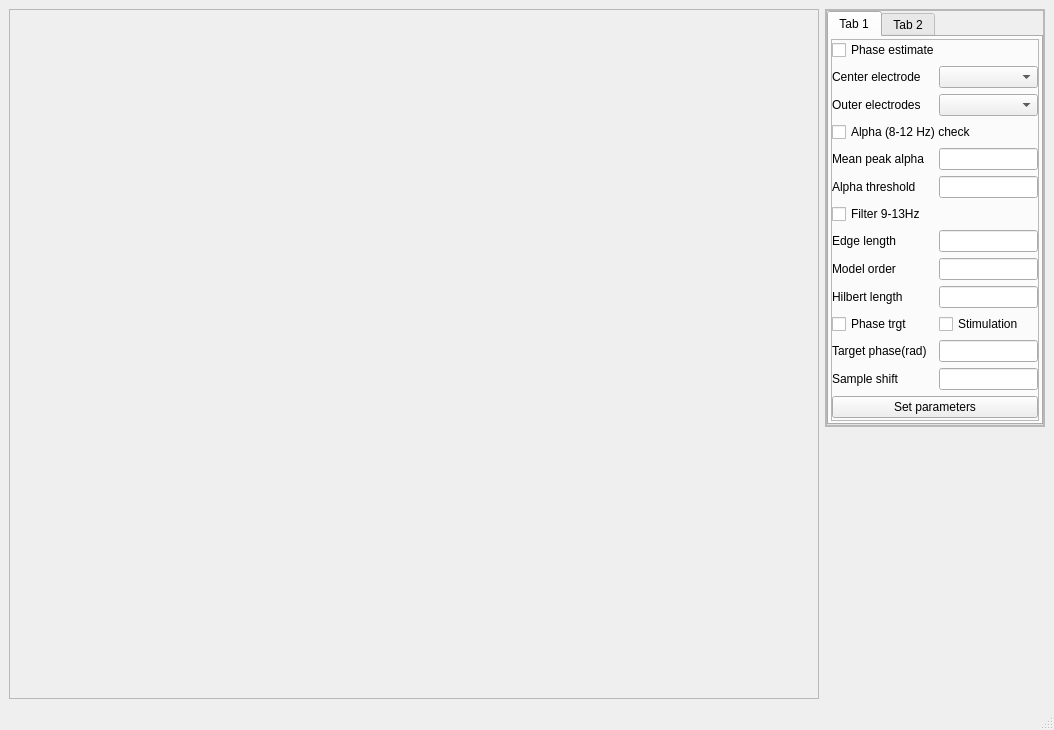
<?xml version="1.0" encoding="UTF-8"?>
<ui version="4.0">
 <class>phaseEstwindow</class>
 <widget class="QMainWindow" name="phaseEstwindow">
  <property name="geometry">
   <rect>
    <x>0</x>
    <y>0</y>
    <width>1054</width>
    <height>730</height>
   </rect>
  </property>
  <property name="windowTitle">
   <string>MainWindow</string>
  </property>
  <widget class="QWidget" name="centralwidget">
   <layout class="QHBoxLayout" name="horizontalLayout">
    <item>
     <widget class="QFrame" name="frame">
      <property name="frameShape">
       <enum>QFrame::StyledPanel</enum>
      </property>
      <property name="frameShadow">
       <enum>QFrame::Raised</enum>
      </property>
      <layout class="QHBoxLayout" name="horizontalLayout_2">
       <property name="leftMargin">
        <number>0</number>
       </property>
       <property name="topMargin">
        <number>0</number>
       </property>
       <property name="rightMargin">
        <number>0</number>
       </property>
       <property name="bottomMargin">
        <number>0</number>
       </property>
       <item>
        <widget class="ProcessingGlWidget" name="processingGlWidget" native="true"/>
       </item>
      </layout>
     </widget>
    </item>
    <item alignment="Qt::AlignTop">
     <widget class="QFrame" name="frame_3">
      <property name="maximumSize">
       <size>
        <width>220</width>
        <height>16777215</height>
       </size>
      </property>
      <property name="frameShape">
       <enum>QFrame::StyledPanel</enum>
      </property>
      <property name="frameShadow">
       <enum>QFrame::Raised</enum>
      </property>
      <layout class="QVBoxLayout" name="verticalLayout_2">
       <property name="spacing">
        <number>0</number>
       </property>
       <property name="leftMargin">
        <number>0</number>
       </property>
       <property name="topMargin">
        <number>0</number>
       </property>
       <property name="rightMargin">
        <number>0</number>
       </property>
       <property name="bottomMargin">
        <number>0</number>
       </property>
       <item>
        <widget class="QFrame" name="frame_4">
         <property name="frameShape">
          <enum>QFrame::StyledPanel</enum>
         </property>
         <property name="frameShadow">
          <enum>QFrame::Raised</enum>
         </property>
         <layout class="QGridLayout" name="gridLayout_2">
          <property name="leftMargin">
           <number>0</number>
          </property>
          <property name="topMargin">
           <number>0</number>
          </property>
          <property name="rightMargin">
           <number>0</number>
          </property>
          <property name="bottomMargin">
           <number>0</number>
          </property>
          <property name="horizontalSpacing">
           <number>3</number>
          </property>
          <item row="0" column="0" colspan="4">
           <widget class="QTabWidget" name="tabWidget">
            <property name="currentIndex">
             <number>0</number>
            </property>
            <widget class="QWidget" name="tab_9">
             <attribute name="title">
              <string>Tab 1</string>
             </attribute>
             <layout class="QVBoxLayout" name="verticalLayout">
              <property name="spacing">
               <number>3</number>
              </property>
              <property name="leftMargin">
               <number>2</number>
              </property>
              <property name="topMargin">
               <number>2</number>
              </property>
              <property name="rightMargin">
               <number>2</number>
              </property>
              <property name="bottomMargin">
               <number>2</number>
              </property>
              <item>
               <widget class="QFrame" name="frame_2">
                <property name="maximumSize">
                 <size>
                  <width>220</width>
                  <height>16777215</height>
                 </size>
                </property>
                <property name="frameShape">
                 <enum>QFrame::StyledPanel</enum>
                </property>
                <property name="frameShadow">
                 <enum>QFrame::Raised</enum>
                </property>
                <layout class="QGridLayout" name="gridLayout">
                 <property name="leftMargin">
                  <number>0</number>
                 </property>
                 <property name="topMargin">
                  <number>0</number>
                 </property>
                 <property name="rightMargin">
                  <number>0</number>
                 </property>
                 <property name="bottomMargin">
                  <number>0</number>
                 </property>
                 <item row="2" column="2">
                  <widget class="QComboBox" name="comboBox_spatialTarget"/>
                 </item>
                 <item row="0" column="0" colspan="3">
                  <widget class="QCheckBox" name="checkBox_phaseEstimate">
                   <property name="text">
                    <string>Phase estimate</string>
                   </property>
                  </widget>
                 </item>
                 <item row="11" column="2">
                  <widget class="QLineEdit" name="hilbertLength">
                   <property name="maximumSize">
                    <size>
                     <width>100</width>
                     <height>16777215</height>
                    </size>
                   </property>
                  </widget>
                 </item>
                 <item row="14" column="0">
                  <widget class="QLabel" name="label">
                   <property name="maximumSize">
                    <size>
                     <width>16777215</width>
                     <height>16777215</height>
                    </size>
                   </property>
                   <property name="text">
                    <string>Sample shift</string>
                   </property>
                  </widget>
                 </item>
                 <item row="5" column="2">
                  <widget class="QLineEdit" name="SNRmax"/>
                 </item>
                 <item row="12" column="0">
                  <widget class="QCheckBox" name="checkBox_PhaseTargeting">
                   <property name="text">
                    <string>Phase trgt</string>
                   </property>
                  </widget>
                 </item>
                 <item row="3" column="0">
                  <widget class="QLabel" name="label_8">
                   <property name="text">
                    <string>Outer electrodes</string>
                   </property>
                  </widget>
                 </item>
                 <item row="7" column="0">
                  <widget class="QLabel" name="label_11">
                   <property name="text">
                    <string>Alpha threshold</string>
                   </property>
                  </widget>
                 </item>
                 <item row="13" column="2">
                  <widget class="QLineEdit" name="stimulationTarget">
                   <property name="maximumSize">
                    <size>
                     <width>100</width>
                     <height>16777215</height>
                    </size>
                   </property>
                  </widget>
                 </item>
                 <item row="14" column="2">
                  <widget class="QLineEdit" name="phaseShift">
                   <property name="maximumSize">
                    <size>
                     <width>100</width>
                     <height>16777215</height>
                    </size>
                   </property>
                  </widget>
                 </item>
                 <item row="2" column="0">
                  <widget class="QLabel" name="label_7">
                   <property name="text">
                    <string>Center electrode</string>
                   </property>
                  </widget>
                 </item>
                 <item row="10" column="2">
                  <widget class="QLineEdit" name="modelOrder">
                   <property name="maximumSize">
                    <size>
                     <width>100</width>
                     <height>16777215</height>
                    </size>
                   </property>
                  </widget>
                 </item>
                 <item row="13" column="0">
                  <widget class="QLabel" name="label_2">
                   <property name="text">
                    <string>Target phase(rad)</string>
                   </property>
                  </widget>
                 </item>
                 <item row="9" column="2">
                  <widget class="QLineEdit" name="edge">
                   <property name="maximumSize">
                    <size>
                     <width>100</width>
                     <height>16777215</height>
                    </size>
                   </property>
                  </widget>
                 </item>
                 <item row="11" column="0">
                  <widget class="QLabel" name="label_3">
                   <property name="text">
                    <string>Hilbert length</string>
                   </property>
                  </widget>
                 </item>
                 <item row="15" column="0" colspan="3">
                  <widget class="QPushButton" name="setParamsButton">
                   <property name="maximumSize">
                    <size>
                     <width>16777215</width>
                     <height>16777215</height>
                    </size>
                   </property>
                   <property name="text">
                    <string>Set parameters</string>
                   </property>
                  </widget>
                 </item>
                 <item row="5" column="0">
                  <widget class="QLabel" name="label_12">
                   <property name="text">
                    <string>Mean peak alpha</string>
                   </property>
                  </widget>
                 </item>
                 <item row="9" column="0">
                  <widget class="QLabel" name="label_5">
                   <property name="text">
                    <string>Edge length</string>
                   </property>
                  </widget>
                 </item>
                 <item row="10" column="0">
                  <widget class="QLabel" name="label_4">
                   <property name="text">
                    <string>Model order</string>
                   </property>
                  </widget>
                 </item>
                 <item row="12" column="2">
                  <widget class="QCheckBox" name="checkBox_Stimulation">
                   <property name="text">
                    <string>Stimulation</string>
                   </property>
                  </widget>
                 </item>
                 <item row="8" column="0">
                  <widget class="QCheckBox" name="Filter_checkbox">
                   <property name="text">
                    <string>Filter 9-13Hz</string>
                   </property>
                  </widget>
                 </item>
                 <item row="3" column="2">
                  <widget class="QComboBox" name="comboBox_outElectrodes"/>
                 </item>
                 <item row="7" column="2">
                  <widget class="QLineEdit" name="SNRtreshold"/>
                 </item>
                 <item row="4" column="0" colspan="3">
                  <widget class="QCheckBox" name="checkBox_SNRcheck">
                   <property name="text">
                    <string>Alpha (8-12 Hz) check</string>
                   </property>
                  </widget>
                 </item>
                </layout>
               </widget>
              </item>
             </layout>
            </widget>
            <widget class="QWidget" name="tab_10">
             <attribute name="title">
              <string>Tab 2</string>
             </attribute>
             <layout class="QVBoxLayout" name="verticalLayout_3">
              <property name="leftMargin">
               <number>0</number>
              </property>
              <property name="topMargin">
               <number>0</number>
              </property>
              <property name="rightMargin">
               <number>0</number>
              </property>
              <property name="bottomMargin">
               <number>0</number>
              </property>
              <item alignment="Qt::AlignTop">
               <widget class="QFrame" name="frame_5">
                <property name="frameShape">
                 <enum>QFrame::StyledPanel</enum>
                </property>
                <property name="frameShadow">
                 <enum>QFrame::Raised</enum>
                </property>
                <layout class="QGridLayout" name="gridLayout_3">
                 <property name="leftMargin">
                  <number>0</number>
                 </property>
                 <property name="topMargin">
                  <number>0</number>
                 </property>
                 <property name="rightMargin">
                  <number>0</number>
                 </property>
                 <property name="bottomMargin">
                  <number>0</number>
                 </property>
                 <property name="horizontalSpacing">
                  <number>6</number>
                 </property>
                 <property name="verticalSpacing">
                  <number>3</number>
                 </property>
                 <item row="2" column="0">
                  <widget class="QLabel" name="label_10">
                   <property name="text">
                    <string>Trig ports</string>
                   </property>
                  </widget>
                 </item>
                 <item row="2" column="3">
                  <widget class="QCheckBox" name="checkBox_triggers_out">
                   <property name="text">
                    <string>out</string>
                   </property>
                  </widget>
                 </item>
                 <item row="2" column="1">
                  <widget class="QCheckBox" name="checkBox_triggers_A">
                   <property name="text">
                    <string>A</string>
                   </property>
                  </widget>
                 </item>
                 <item row="3" column="0" colspan="4">
                  <widget class="QCheckBox" name="checkBox_Channels">
                   <property name="text">
                    <string>Show EEG channels</string>
                   </property>
                  </widget>
                 </item>
                 <item row="5" column="0" colspan="3">
                  <widget class="QCheckBox" name="checkBox_Xaxis">
                   <property name="text">
                    <string>X axis spacing (ms)</string>
                   </property>
                  </widget>
                 </item>
                 <item row="5" column="3">
                  <widget class="QLineEdit" name="lineEdit_XaxisSpacing"/>
                 </item>
                 <item row="6" column="3">
                  <widget class="QLineEdit" name="scaleMax"/>
                 </item>
                 <item row="0" column="0" colspan="4">
                  <widget class="QLabel" name="label_6">
                   <property name="text">
                    <string>View settings</string>
                   </property>
                  </widget>
                 </item>
                 <item row="1" column="0" colspan="4">
                  <widget class="QPushButton" name="pushButton_pause_view">
                   <property name="text">
                    <string>Pause/Resume View</string>
                   </property>
                  </widget>
                 </item>
                 <item row="2" column="2">
                  <widget class="QCheckBox" name="checkBox_triggers_B">
                   <property name="text">
                    <string>B</string>
                   </property>
                  </widget>
                 </item>
                 <item row="4" column="2" colspan="2">
                  <widget class="QComboBox" name="comboBox_phaseError">
                   <item>
                    <property name="text">
                     <string>Default</string>
                    </property>
                   </item>
                   <item>
                    <property name="text">
                     <string>Realtime</string>
                    </property>
                   </item>
                  </widget>
                 </item>
                 <item row="4" column="0" colspan="2">
                  <widget class="QCheckBox" name="checkBox_phaseError">
                   <property name="text">
                    <string>Phase error</string>
                   </property>
                  </widget>
                 </item>
                 <item row="6" column="2">
                  <widget class="QLineEdit" name="scaleMin"/>
                 </item>
                 <item row="6" column="0" colspan="2">
                  <widget class="QCheckBox" name="checkBox">
                   <property name="text">
                    <string>Amp limit</string>
                   </property>
                  </widget>
                 </item>
                </layout>
               </widget>
              </item>
             </layout>
            </widget>
           </widget>
          </item>
         </layout>
        </widget>
       </item>
      </layout>
     </widget>
    </item>
   </layout>
  </widget>
  <widget class="QMenuBar" name="menubar">
   <property name="geometry">
    <rect>
     <x>0</x>
     <y>0</y>
     <width>1054</width>
     <height>22</height>
    </rect>
   </property>
  </widget>
  <widget class="QStatusBar" name="statusbar"/>
 </widget>
 <customwidgets>
  <customwidget>
   <class>ProcessingGlWidget</class>
   <extends>QWidget</extends>
   <header>phaseEstimationwindow/processingglwidget.h</header>
   <container>1</container>
  </customwidget>
 </customwidgets>
 <resources/>
 <connections/>
</ui>
